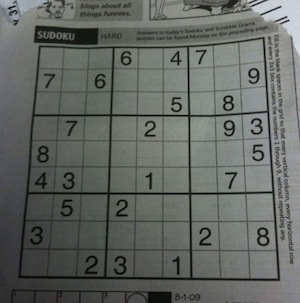
#> input picture PA2-Hough Transform (Line detection & Circle Detection), Canny edge detector/PA2/Images/lines.jpg, 300 x 303 px
$ jupyter execute 1002073011.ipynb   (older library calls are emulated)
#> lines starting #> are read from the running program, lines starting #| are printed output that depends on the picture
# CSE 6367 Programming Assignment 2 (P2)

## Fall 2023

### Task 1 (30 points)

Implement Hough transform to detect lines in the image. Superimpose detected lines on the original image.

Note: You shouldn't use cv2.HoughCircles() or any other library fuctions to detect the circles.

[cell 1]
import matplotlib.pyplot as plt
import matplotlib.image as mpimg
import numpy as np
from IPython import display
from scipy import ndimage
import cv2

[cell 2]
lines_image = cv2.imread('./Images/lines.jpg')
#> lines_image is the input picture: shape (303, 300, 3); mean B, G, R 99, 103.4, 99.4
grayscale_lines = cv2.imread('./Images/lines.jpg', 0)
#> grayscale_lines: shape (303, 300); min 0, max 219, mean 101.8
print(grayscale_lines.shape)
#| (303, 300)

plt.figure(figsize=(4,4))
#> (this line was passed over: IPython is not available in this run)
plt.imshow(grayscale_lines, cmap='gray')
#> (this line was passed over: IPython is not available in this run)
plt.title('lines.jpg(grayscale)');
#> (this line was passed over: IPython is not available in this run)

plt.show();

[cell 3]
# I've used Canny edge detector for edges and extracting white pixels
edges = cv2.Canny(grayscale_lines, 25, 130, apertureSize=3)
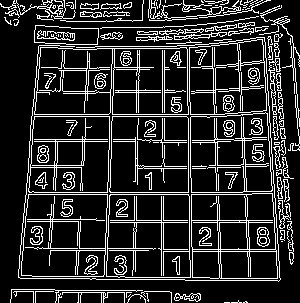
#> edges: shape (303, 300); 16.5% white in thin lines or dots

# Theta values in radians from 0 to 180 with 1 degree difference
theta_values = np.deg2rad(np.arange(0, 180, 1))

# To create accumulator array let's define rho(r) not [-inf, inf], it should be finite diagonal image length.
height = grayscale_lines.shape[0]
#> height = 303
width = grayscale_lines.shape[1]
#> width = 300
diagonal_length = int(np.sqrt(height**2 + width**2)); # This will be -diag_len, +diag_len range of rho(r)
#> diagonal_length = 426

accumulator_array = np.zeros([2*diagonal_length+1, len(theta_values)+1], dtype=np.int32)
print('Accumulator Array dimensions:', accumulator_array.shape)
#| Accumulator Array dimensions: (853, 181)

# Edge pixels in Canny image is gonna be white pixels so easily identified using np.argwhere(edges>0)
edge_pixels = np.argwhere(edges>0)
#> edge_pixels = 14976 pairs, first value 0 to 302, second value 0 to 299

# Count voting in (rho x theta) array
rho_min = -diagonal_length
#> rho_min = -426
rho_max = diagonal_length
#> rho_max = 426
for y, x in edge_pixels:
    for theta_idx, theta in enumerate(theta_values):
        rho = int(x * np.cos(theta) + y * np.sin(theta))
        # Handle out-of-range rho values
        if rho < rho_min or rho > rho_max:
            continue
        # Calculate the index in the accumulator array
        rho_index = rho - rho_min
        # Vote for the (rho, theta) pair
        accumulator_array[rho_index, theta_idx] += 1
#> this loop made 14976 passes
#> (y, x) on passes 1 to 3: (0, 14), (0, 16), (0, 42)
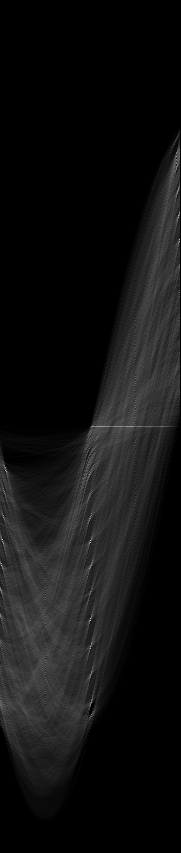
#> accumulator_array: shape (853, 181) int32; min 0, max 227, mean 17.5

# Threshold on accumulator_array votes
threshold = 166
peaks = np.argwhere(accumulator_array > threshold)
#> peaks = 17 rows, first 8: [215, 178], [217, 178], [239, 179], [241, 179], [426, 92], [470, 5], [471, 6], [539, 2]

# np.set_printoptions(threshold=np.inf)
# print(accumulator_array)
# print(np.argmax(accumulator_array)

# Convert peak positions back to (rho, theta) values
rho_values = peaks[:, 0] - diagonal_length
#> rho_values = 17 values from -211 to 222
theta_values = theta_values[peaks[:, 1]]
#> theta_values = 17 values, max 3.12 at index 2, min 0.0175 at index 11, mean 1.4

# Superimpose lines on the original grayscale image. zip() fetches (rho, theata) pair at same time
for (rho, theta) in zip(rho_values, theta_values):
    # Convert polar coordinates(rho, theta) to Cartesian coordinates(x, y)plane
    a = np.cos(theta)
    b = np.sin(theta)
    x0 = a * rho
    y0 = b * rho

    # Calculate the endpoints of the line: Multiply by a factor to extend the line
    x1 = int(x0 + 1000 * (-b))
    y1 = int(y0 + 1000 * (a))
    x2 = int(x0 - 1000 * (-b))
    y2 = int(y0 - 1000 * (a))

    # Draw the line on the original grayscale image
    cv2.line(grayscale_lines, (x1, y1), (x2, y2), (0, 255, 255), 2)
#> this loop made 17 passes
#> (rho, theta, a, b, x0, y0, x1, y1) on passes 1 to 12: (-211, 3.11, -0.999, 0.0349, 210.9, -7.36, 175, -1006), (-209, 3.11, -0.999, 0.0349, 208.9, -7.29, 173, -1006), (-187, 3.12, -1, 0.0175, 187, -3.26, 169, -1003), (-185, 3.12, -1, 0.0175, 185, -3.23, 167, -1003), (0, 1.61, -0.0349, 0.999, 0, 0, -999, -34), (44, 0.0873, 0.996, 0.0872, 43.83, 3.83, -43, 1000), (45, 0.105, 0.995, 0.105, 44.75, 4.7, -59, 999), (113, 0.0349, 0.999, 0.0349, 112.9, 3.94, 78, 1003), (114, 1.57, 6.12e-17, 1, 6.98e-15, 114, -1000, 114), (115, 0.0349, 0.999, 0.0349, 114.9, 4.01, 80, 1003), (116, 1.57, 6.12e-17, 1, 7.1e-15, 116, -1000, 116), (137, 0.0175, 1, 0.0175, 137, 2.39, 119, 1002)
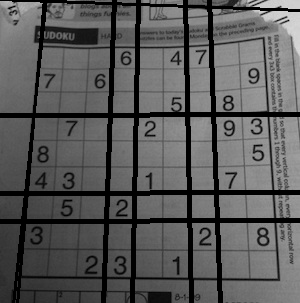
#> grayscale_lines: shape (303, 300); min 0, max 219, mean 89.9

plt.figure(figsize=(10,10))
#> (this line was passed over: IPython is not available in this run)

plt.subplot(1, 2, 1)
#> (this line was passed over: IPython is not available in this run)
plt.imshow(edges, cmap='gray')
#> (this line was passed over: IPython is not available in this run)
plt.title('Canny edge detector')
#> (this line was passed over: IPython is not available in this run)

plt.subplot(1, 2, 2)
plt.imshow(grayscale_lines, cmap='gray')
plt.title('Detected superimposed White lines')

plt.show()


# [14 lines of commented-out code are left out]
